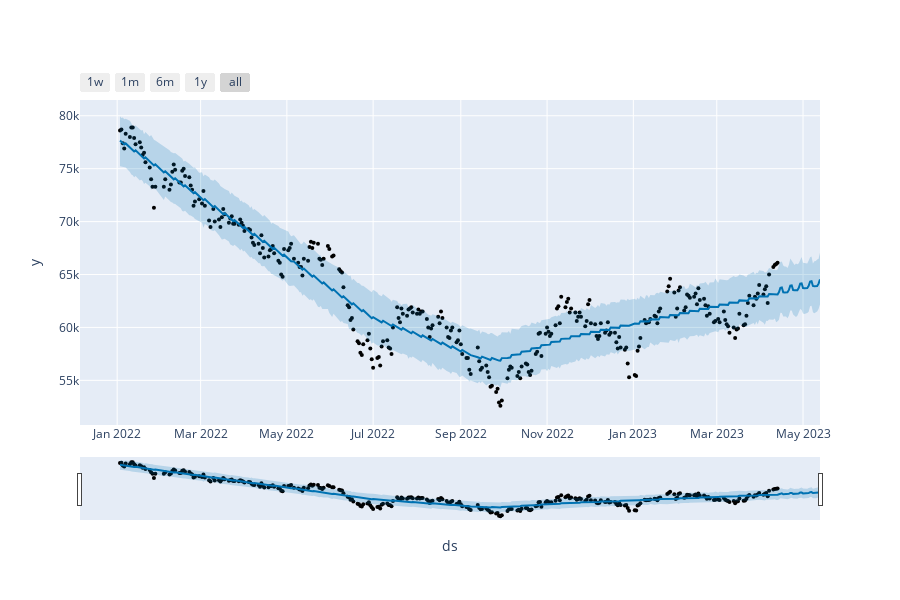

The cell this chart's notebook holds for it:
### Markdown cell above
### plotly 활용

### Code cell
fig = plot_plotly(m, forecast)
fig

### Figure 1 — Plotly figure (JSON) as saved in the notebook; plotly's stock layout.template omitted (floating-point values rounded to 4 significant figures; data arrays with more than 128 entries replaced by an {"elided": "..."} marker saying what was removed)
{"data": [{"marker": {"color": "black", "size": 4}, "mode": "markers", "name": "Actual", "type": "scatter", "x": {"elided": "317 str values"}, "y": {"elided": "317 int values"}}, {"hoverinfo": "skip", "line": {"width": 0}, "mode": "lines", "type": "scatter", "x": {"elided": "347 str values"}, "y": {"elided": "347 float values"}}, {"fill": "tonexty", "fillcolor": "rgba(0, 114, 178, 0.2)", "line": {"color": "#0072B2", "width": 2}, "mode": "lines", "name": "Predicted", "type": "scatter", "x": {"elided": "347 str values"}, "y": {"elided": "347 float values"}}, {"fill": "tonexty", "fillcolor": "rgba(0, 114, 178, 0.2)", "hoverinfo": "skip", "line": {"width": 0}, "mode": "lines", "type": "scatter", "x": {"elided": "347 str values"}, "y": {"elided": "347 float values"}}], "layout": {"height": 600, "showlegend": false, "width": 900, "xaxis": {"rangeselector": {"buttons": [{"count": 7, "label": "1w", "step": "day", "stepmode": "backward"}, {"count": 1, "label": "1m", "step": "month", "stepmode": "backward"}, {"count": 6, "label": "6m", "step": "month", "stepmode": "backward"}, {"count": 1, "label": "1y", "step": "year", "stepmode": "backward"}, {"step": "all"}]}, "rangeslider": {"visible": true}, "title": {"text": "ds"}, "type": "date"}, "yaxis": {"title": {"text": "y"}}}}
